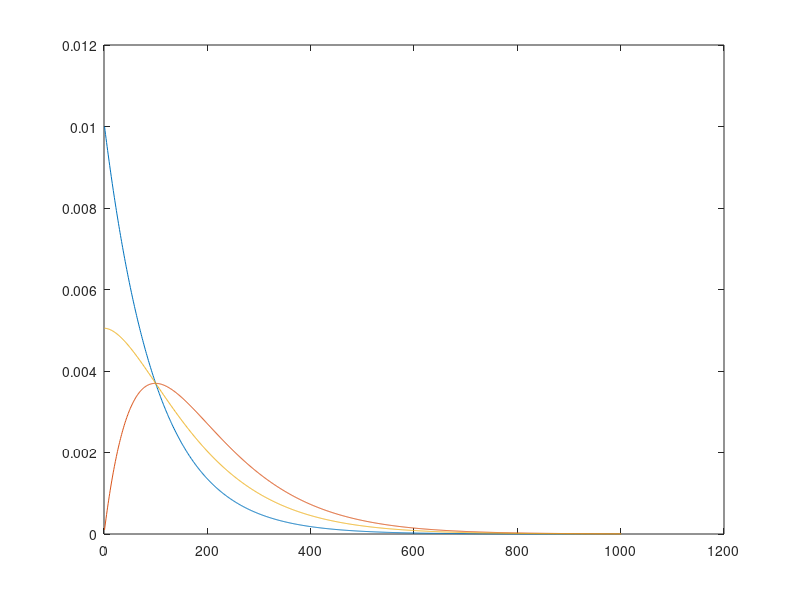

The MATLAB script that drew this image: (Note: this script raises an error after producing the figure.)
x = [1; zeros(1000,1)];
a = 1-1/100;
y1 = filter(1-a,[1, -a],x);
y2 = filter(1-a,[1, -a],filter(1-a,[1, -a],x));
plot([y1 y2 (y1 + y2)/2])

%%
yzv=yangzhang(cat(3,Open,High,Low,Close), Config.yz_tau);
yz = sqrt(yzv([1 1:end-1],:));
dZ = [nan(1,size(Close,2)) ; diff(lvcf(Close))]./yz;
corrMat_t = estCorrMat(dZ, 100, 'EMA'); %has paramters
%corrMat_tm1 = cat(3, corrMat_t(:,:,1), corrMat_t(:,:,1:end-1));
figure(1), hold on
plot(squeeze(corrMat_t(36,19,:)))
corrMat_t = estCorrMat(dZ, 100, 'dEMA');
plot(squeeze(corrMat_t(36,19,:)))
corrMat_t = estCorrMat(dZ, 100, 'avgEMA');
plot(squeeze(corrMat_t(36,19,:)))